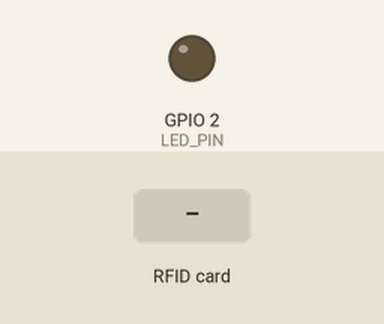
Simulated run of this sketch. Board: ESP32. Parts: output pins drawn as LEDs (lit = HIGH). The test bench sets the inputs (shaded band). What the sketch prints to the serial monitor is not drawn.

Above: at 1.2 s.
1.3 s: RFID card 5E 7A 19 C4 held to the reader
Timing chart, 0 to 4.3 s (numbered marks = the images above; inputs shaded):
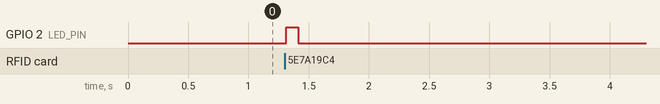

Measured:
- after the input at 1.3 s, GPIO 2 (LED_PIN): LOW → HIGH at once, → LOW 0.10 s later

The sketch:

MedRec_Reader.ino
```cpp
#include <SPI.h>
#include <MFRC522.h>

// RC522 wiring for the default VSPI pins on a classic ESP32 DevKit.
// Change these constants if your board uses a different SPI pin mapping.
constexpr byte SS_PIN = 5;     // RC522 SDA/SS
constexpr byte RST_PIN = 22;   // RC522 RST
constexpr byte SCK_PIN = 18;
constexpr byte MISO_PIN = 19;
constexpr byte MOSI_PIN = 23;
constexpr byte LED_PIN = 2;    // Set to a different GPIO if your board has no LED here.

constexpr unsigned long DEBOUNCE_MS = 1500;
constexpr unsigned long SERIAL_BAUD = 115200;

MFRC522 rfid(SS_PIN, RST_PIN);
String lastUid;
unsigned long lastTapAt = 0;

String readCardUid() {
  String uid;
  uid.reserve(rfid.uid.size * 2);

  for (byte i = 0; i < rfid.uid.size; i++) {
    if (rfid.uid.uidByte[i] < 0x10) uid += '0';
    uid += String(rfid.uid.uidByte[i], HEX);
  }

  uid.toUpperCase();
  return uid;
}

void blinkLed(byte count, unsigned int durationMs = 100) {
  for (byte i = 0; i < count; i++) {
    digitalWrite(LED_PIN, HIGH);
    delay(durationMs);
    digitalWrite(LED_PIN, LOW);
    delay(durationMs);
  }
}

void finishCardRead() {
  rfid.PICC_HaltA();
  rfid.PCD_StopCrypto1();
}

void setup() {
  Serial.begin(SERIAL_BAUD);
  pinMode(LED_PIN, OUTPUT);
  digitalWrite(LED_PIN, LOW);

  SPI.begin(SCK_PIN, MISO_PIN, MOSI_PIN, SS_PIN);
  rfid.PCD_Init();
  delay(4); // Give the RC522 antenna a moment to settle after initialization.

  Serial.println("MEDREC_READER_READY");
}

void loop() {
  if (!rfid.PICC_IsNewCardPresent() || !rfid.PICC_ReadCardSerial()) return;

  const String uid = readCardUid();
  const unsigned long now = millis();
  const bool isDuplicateTap = uid == lastUid && (now - lastTapAt) < DEBOUNCE_MS;

  if (!isDuplicateTap) {
    lastUid = uid;
    lastTapAt = now;

    // Protocol consumed by Python/rfid_bridge.py. Keep this line machine-readable.
    Serial.print("RFID_UID:");
    Serial.println(uid);
    blinkLed(1);
  }

  finishCardRead();
}
```
